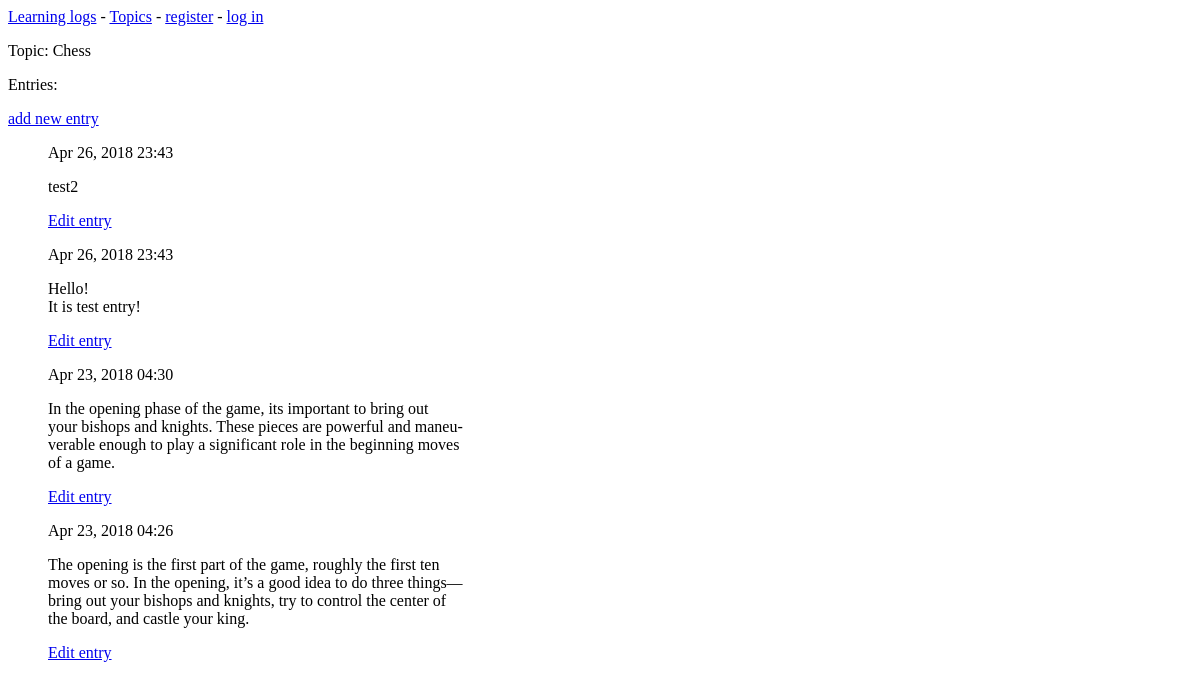
The page /topics/1/ on the database as committed earlier.
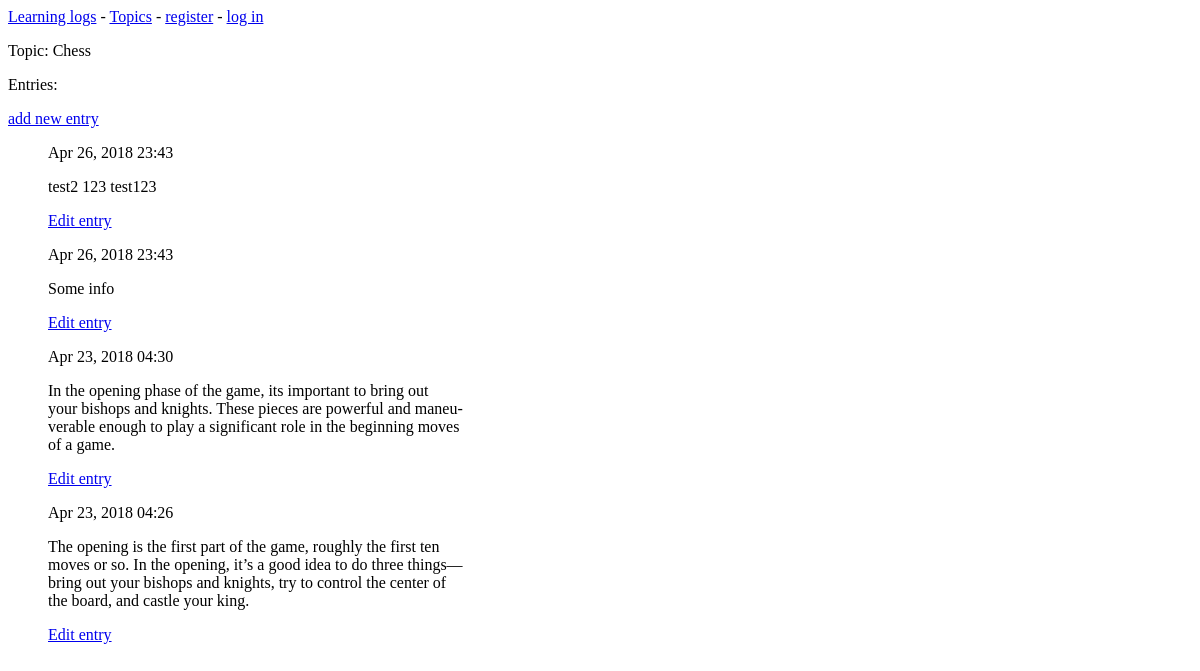
The same page on the database as committed later.
### learning_logs/models.py (models this page shows, shortened)
class Entry(models.Model):
    topic = models.ForeignKey(Topic)
    text = models.TextField()
    date_added = models.DateTimeField(auto_now_add=True)
    class Meta:
        verbose_name_plural = 'entries'

### learning_logs/views.py (the view)
# urls.py: url(r'^topics/(?P<topic_id>\d+)/$', views.topic, name='topic'),
def topic(request, topic_id):
    topic = Topic.objects.get(id=topic_id)
    entries = topic.entry_set.order_by('-date_added')
    context = {'topic': topic, 'entries': entries}
    return render(request, 'learning_logs/topic.html', context)

### learning_logs/models.py (called while the page is built)
    def __str__(self):
        return self.text

### learning_logs/templates/learning_logs/topic.html
{% extends "learning_logs/base.html"%}
{% block content %}
    <p>Topic: {{ topic }}</p>
    <p>Entries:</p>
    <p>
        <a href="{% url 'learning_logs:new_entry' topic.id %}">add new entry</a>
    </p>
    <ul>
        {% for entry in entries %}
            <p>{{ entry.date_added|date:'M d, Y H:i' }}</p>
            <p>{{ entry.text|linebreaks }}</p>
        <a href="{% url 'learning_logs:edit_entry' entry.id %}">Edit entry</a>
        {%empty%}
        <li>
                There are no entries for this topic yet.
            </li>
        {% endfor %}
    </ul>
{% endblock content %}

Rows that differ between the two databases and show on the page:
changed Entry: text "test2" → "test2 123 test123"
changed Entry: text "Hello! It is test entry!" → "Some info"
